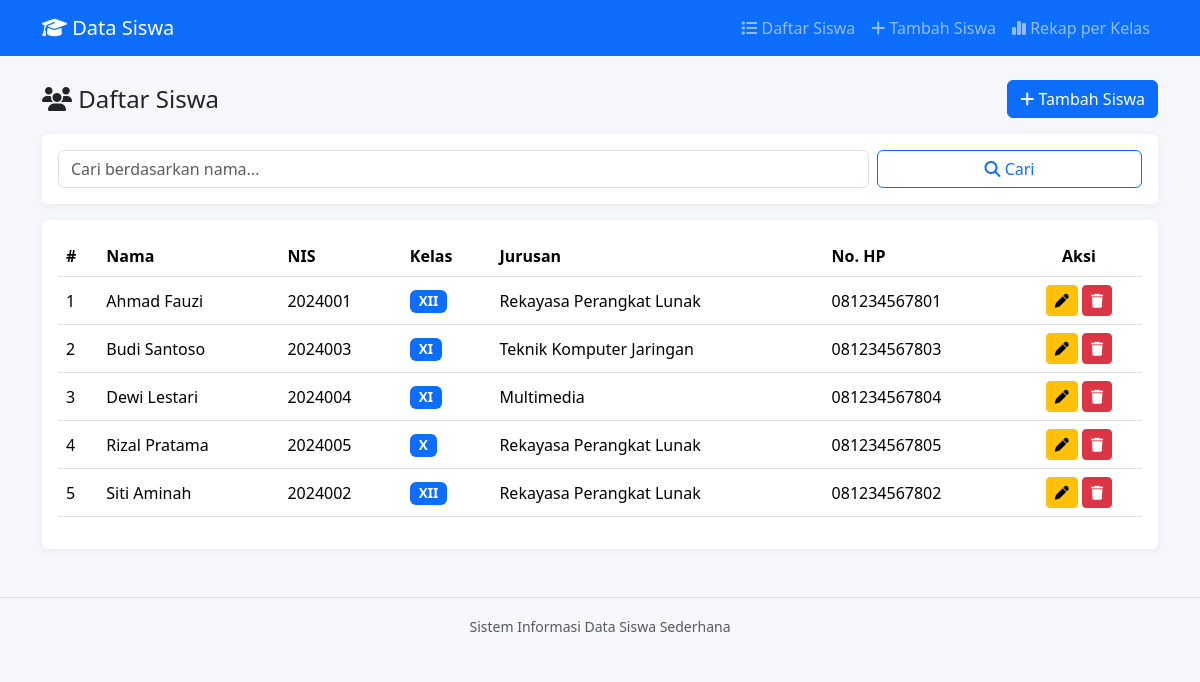
The page / on the database its author committed.
### tables this page shows
CREATE TABLE IF NOT EXISTS siswa (
    id INT AUTO_INCREMENT PRIMARY KEY,
    nama VARCHAR(100) NOT NULL,
    nis VARCHAR(20) NOT NULL,
    kelas VARCHAR(20) NOT NULL,
    jurusan VARCHAR(50) NOT NULL,
    no_hp VARCHAR(20) DEFAULT NULL,
    alamat TEXT DEFAULT NULL,
    created_at TIMESTAMP DEFAULT CURRENT_TIMESTAMP
);

### functions.php (called while the page is built, shortened)
<?php
function getAllSiswa($koneksi, $keyword = '')
{
    $keyword = mysqli_real_escape_string($koneksi, $keyword);
    $sql = "SELECT * FROM siswa WHERE nama LIKE '%$keyword%' ORDER BY nama ASC";
    $hasil = mysqli_query($koneksi, $sql);
    $data = [];
    while ($baris = mysqli_fetch_assoc($hasil)) {
        $data[] = $baris;
    }
    return $data;
}

### index.php (the view, shortened to what this page needs)
<?php
require_once 'functions.php';
$keyword = isset($_GET['cari']) ? trim($_GET['cari']) : '';
$daftarSiswa = getAllSiswa($koneksi, $keyword);
require_once 'includes/header.php';
?>
    <div class="d-flex justify-content-between align-items-center mb-3">
        <h4 class="mb-0"><i class="fa-solid fa-users"></i> Daftar Siswa</h4>
        <a href="tambah.php" class="btn btn-primary">
            <i class="fa-solid fa-plus"></i> Tambah Siswa
        </a>
    </div>
    <div class="card mb-3">
        <div class="card-body">
            <form method="GET" action="index.php" class="row g-2">
                <div class="col-sm-9">
                    <input type="text" name="cari" class="form-control"
                           placeholder="Cari berdasarkan nama..."
                           value="<?= htmlspecialchars($keyword) ?>">
                </div>
                <div class="col-sm-3 d-grid">
                    <button type="submit" class="btn btn-outline-primary">
                        <i class="fa-solid fa-magnifying-glass"></i> Cari
                    </button>
                </div>
            </form>
        </div>
    </div>
    <div class="card">
        <div class="card-body">
            <div class="table-responsive">
                <table class="table table-hover align-middle">
                    <thead>
                        <tr>
                            <th>#</th>
                            <th>Nama</th>
                            <th>NIS</th>
                            <th>Kelas</th>
                            <th>Jurusan</th>
                            <th>No. HP</th>
                            <th class="text-center">Aksi</th>
                        </tr>
                    </thead>
                    <tbody>
                        <?php if (count($daftarSiswa) === 0): ?>
                            <tr>
                                <td colspan="7" class="text-center text-muted py-4">
                                    Belum ada data siswa<?= $keyword ? ' yang cocok dengan pencarian "' . htmlspecialchars($keyword) . '"' : '' ?>.
                                </td>
                            </tr>
                        <?php else: ?>
                            <?php $no = 1; ?>
                            <?php foreach ($daftarSiswa as $siswa): ?>
                                <tr>
                                    <td><?= $no++ ?></td>
                                    <td><?= htmlspecialchars($siswa['nama']) ?></td>
                                    <td><?= htmlspecialchars($siswa['nis']) ?></td>
                                    <td><span class="badge bg-primary badge-kelas"><?= htmlspecialchars($siswa['kelas']) ?></span></td>
                                    <td><?= htmlspecialchars($siswa['jurusan']) ?></td>
                                    <td><?= htmlspecialchars($siswa['no_hp'] ?: '-') ?></td>
                                    <td class="text-center">
                                        <a href="edit.php?id=<?= $siswa['id'] ?>" class="btn btn-sm btn-warning" title="Edit">
                                            <i class="fa-solid fa-pen"></i>
                                        </a>
                                        <a href="hapus.php?id=<?= $siswa['id'] ?>"
                                           class="btn btn-sm btn-danger btn-hapus"
                                           data-nama="<?= htmlspecialchars($siswa['nama']) ?>"
                                           title="Hapus">
                                            <i class="fa-solid fa-trash"></i>
                                        </a>
                                    </td>
                                </tr>
                            <?php endforeach; ?>
                        <?php endif; ?>
                    </tbody>
                </table>
            </div>
        </div>
    </div>
<?php require_once 'includes/footer.php'; ?>

### includes/header.php (shortened to what this page needs)
<!DOCTYPE html>
<html lang="id">
<head>
    <link href="https://cdn.jsdelivr.net/npm/bootstrap@5.3.3/dist/css/bootstrap.min.css" rel="stylesheet">
    <link rel="stylesheet" href="https://cdnjs.cloudflare.com/ajax/libs/font-awesome/6.5.2/css/all.min.css">
    <link rel="stylesheet" href="assets/css/style.css">
</head>
<body>
<nav class="navbar navbar-expand-lg navbar-dark bg-primary mb-4">
    <div class="container">
        <a class="navbar-brand" href="index.php"><i class="fa-solid fa-graduation-cap"></i> Data Siswa</a>
        <div class="collapse navbar-collapse" id="navMenu">
            <ul class="navbar-nav ms-auto">
                <li class="nav-item"><a class="nav-link" href="index.php"><i class="fa-solid fa-list"></i> Daftar Siswa</a></li>
                <li class="nav-item"><a class="nav-link" href="tambah.php"><i class="fa-solid fa-plus"></i> Tambah Siswa</a></li>
                <li class="nav-item"><a class="nav-link" href="rekap.php"><i class="fa-solid fa-chart-simple"></i> Rekap per Kelas</a></li>
            </ul>
        </div>
    </div>
</nav>
<div class="container mb-5">

### includes/footer.php (shortened to what this page needs)
</div>
<footer class="text-center text-muted py-3 border-top">
    <small>Sistem Informasi Data Siswa Sederhana </small>
</footer>
</body>
</html>

### assets/css/style.css (style rules this page uses)
body { background-color: #f5f7fb; }
.card { border: none; box-shadow: 0 2px 8px rgba(0, 0, 0, 0.06); }
.table thead { background-color: #0d6efd; color: #fff; }
.badge-kelas { font-size: 0.85rem; }

### rows shown on the page
siswa: nama "Ahmad Fauzi", nis "2024001", kelas "XII", jurusan "Rekayasa Perangkat Lunak", no_hp "081234567801"
siswa: nama "Budi Santoso", nis "2024003", kelas "XI", jurusan "Teknik Komputer Jaringan", no_hp "081234567803"
siswa: nama "Dewi Lestari", nis "2024004", kelas "XI", jurusan "Multimedia", no_hp "081234567804"
siswa: nama "Rizal Pratama", nis "2024005", kelas "X", jurusan "Rekayasa Perangkat Lunak", no_hp "081234567805"
siswa: nama "Siti Aminah", nis "2024002", kelas "XII", jurusan "Rekayasa Perangkat Lunak", no_hp "081234567802"
